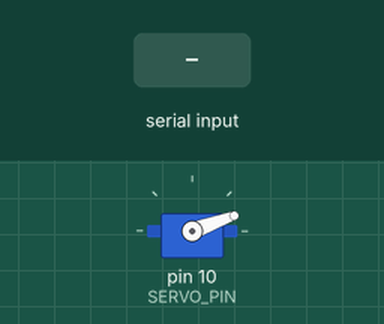
Recording of a sketch running on a simulated Arduino Uno, built with avr-gcc and run on an emulated ATmega328P. Parts: servo. The test bench sets the inputs (shaded band).

Above: at 1.2 s.
1.3 s: "1" received over Serial
At 3.3 s:
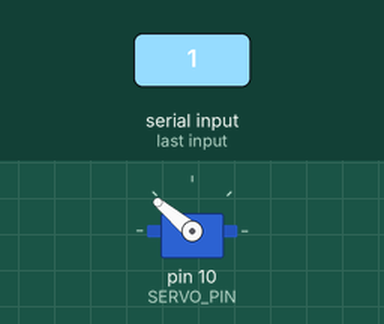
Timing chart, 0 to 7.9 s (numbered marks = the images above; inputs shaded):
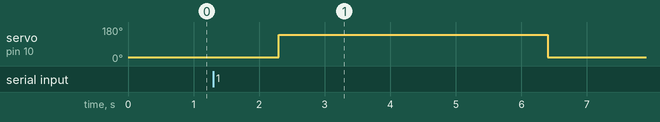

The sketch:

LinearerServoTest.ino
```cpp
// Linearare Servo Test
// www.famnbach.net
// GPLv2
// -----------------------


#include <Servo.h>
#define SERVO_PIN 10
Servo myservo;


void setup() {
  Serial.begin(9600);
  pinMode(SERVO_PIN, OUTPUT);
  digitalWrite(SERVO_PIN, false);

  myservo.attach(SERVO_PIN);
  myservo.write(20);
}

void loop() {

  if (Serial.available()) {
    Serial.readString();
    myservo.write(140); // offen

    delay(4100);
    myservo.write(20); //Geschlossen
  }
}
```

Measured:
- after the input at 1.3 s, servo on pin 10 (SERVO_PIN): 20° → 140° after 1.0 s, → 20° 4.1 s later
